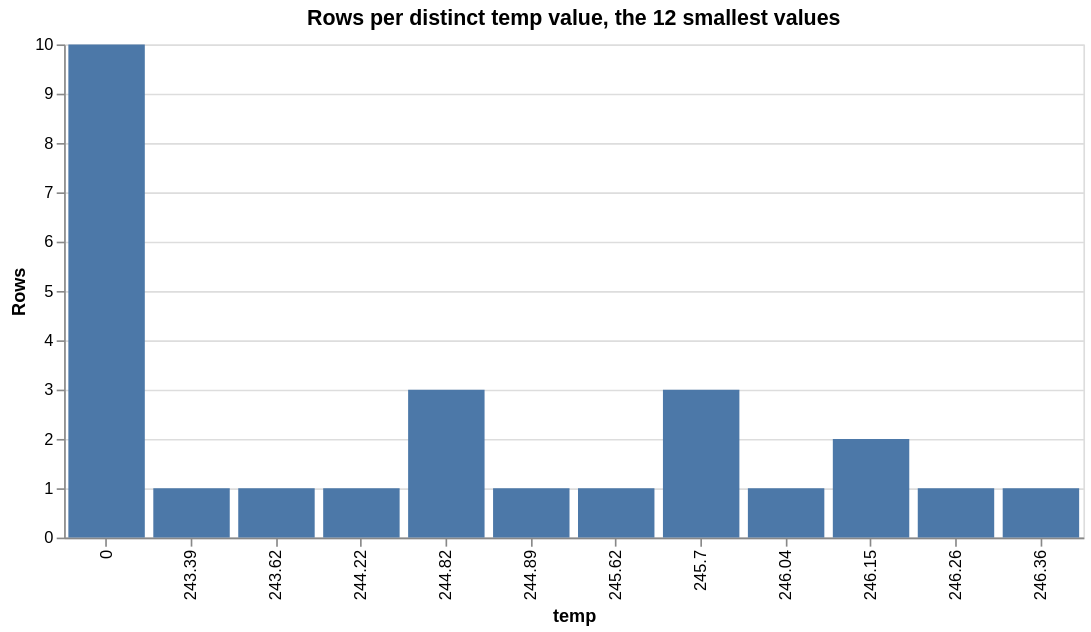

Notebook cell for this chart:
### Code cell
low = (
    metro["temp"].value_counts().sort("temp").head(12)
    .rename({"temp": "value", "count": "rows"})
)
(alt.Chart(low).mark_bar()
 .encode(
     x=alt.X("value:O", sort=low["value"].to_list(), title="temp"),
     y=alt.Y("rows:Q", title="Rows"),
 )
 .properties(
     title="Rows per distinct temp value, the 12 smallest values",
     width=620, height=300))

### Figure 1 — Vega-Lite specification as saved in the notebook (floating-point values rounded to 4 significant figures)
{"config": {"view": {"continuousWidth": 300, "continuousHeight": 300}}, "data": {"name": "data-12bb8a5b2880e38e3d21f34772f66d10"}, "mark": {"type": "bar"}, "encoding": {"x": {"field": "value", "sort": [0.0, 243.4, 243.6, 244.2, 244.8, 244.9, 245.6, 245.7, 246.0, 246.2, 246.3, 246.4], "title": "temp", "type": "ordinal"}, "y": {"field": "rows", "title": "Rows", "type": "quantitative"}}, "height": 300, "title": "Rows per distinct temp value, the 12 smallest values", "width": 620, "$schema": "https://vega.github.io/schema/vega-lite/v6.4.1.json", "datasets": {"data-12bb8a5b2880e38e3d21f34772f66d10": [{"value": 0.0, "rows": 10}, {"value": 243.4, "rows": 1}, {"value": 243.6, "rows": 1}, {"value": 244.2, "rows": 1}, {"value": 244.8, "rows": 3}, {"value": 244.9, "rows": 1}, {"value": 245.6, "rows": 1}, {"value": 245.7, "rows": 3}, {"value": 246.0, "rows": 1}, {"value": 246.2, "rows": 2}, {"value": 246.3, "rows": 1}, {"value": 246.4, "rows": 1}]}}
